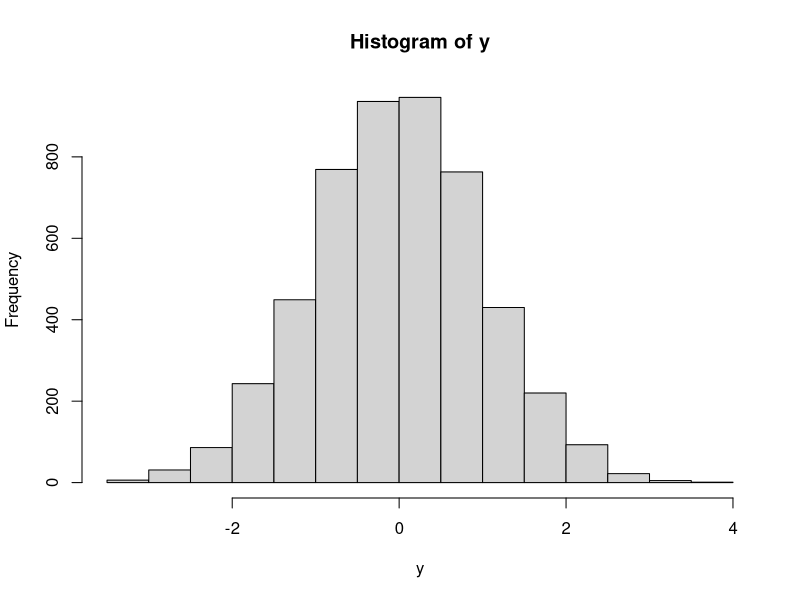

Write R code to recreate this figure. (Note: this script raises an error after producing the figure.)
###############################################################################
##                  R LECTURE 3: Graphs, Functions and Loops    		         ##
##            	    Quantitative Analysis - 2023 Spring  3/13   		  	  	 ##
###############################################################################
#
#
###############################################################################
##                                Author		    		                         ##
##            	            ??????翰 Spencer Wang   		     	    	           ##
###############################################################################


####################################################################
# Section 1:  Graphs                                               #
####################################################################

#-----------
# Histogram
#-----------
rm(list=ls(all=T))
y <- rnorm(5000, mean=0, sd=1)
range(y)
hist(y)

windows(width=10,height=10) #open a new windows and plot on it
hist(y)

hist(y, breaks=10) # adjusting the density of the histogram
hist(y, breaks=100)
hist(y, breaks=1000)

hist(y, breaks=100, xlim = c(-5,5))   # Setting the X axes' limits
hist(y, breaks=100, xlim = c(-5,5), ylim=c(-100,250))  # Setting the y axes' limits

# Naming the plot and the x,y axes.
hist(y, breaks=100, xlim = c(-4,4), main = paste("Histogram of Standard Normal, T=5000"),
     xlab = "Value", ylab = "Empirical frequency")
# The function hist() is very flexible, for more details (like how to adjust the font type and size), type help(hist).

#-----
# plot
#-----

## Single variable plot
x = rnorm(5000, mean=0, sd=1)
plot(x, ylim = c(-5,5))
x = rnorm(5000, mean=0, sd=2)
plot(x, ylim = c(-5,5))


x = rnorm(50, mean=0, sd=1)
plot(x, type = "p")  # "p" for points (default)
plot(x, type = "l")  # "l" for lines
plot(x, type = "b")  # "b" for borh lines and points

plot(x, type = "l", col="red")
plot(x, type = "l", col="blue")

## two-variable (x,y coordinate) plot
x = rnorm(5000, mean=0, sd=1)
y = rnorm(5000, mean=0, sd=1)
plot(x,y)

y1 = 3*x + rnorm(5000, mean=0, sd=1)
plot(x,y1) # the linear trend is clear

y2 = 3*x + rnorm(5000, mean=0, sd=10)
plot(x,y2) # the linear trend is less clear


#------
# lines
#------

## line() function is for "adding lines" on original plots. Note that it can't exist on its own.

# example 1: plotting two different lines
x = rnorm(50, mean=0, sd=2)
y = rnorm(50, mean=0, sd=1)
plot(x, type = "l", col="red")
lines(y, col="blue")

plot(x, type = "l", col="red",lwd=2) # adjusting line width (lwd)
lines(y, col="blue",lwd=2, lty=2)    # adjusting line type (lty)

# example 2: adding Gaussian kernel density estimate
x = rnorm(5000, mean=0, sd=1)
plot(density(x)) # plot the "Gaussian kernel density estimate" of x

hist(x, breaks=100, xlim = c(-5,5),freq=F)  # check help(hist) for the meaning of "freq=F"
lines(density(x),col="red",lwd=2)

# example 3: Comparing the empirical density (Gaussian kernel density estimate) with the true density.
L = seq(-10, 10, length=1000)
x1 = rnorm(500, mean=0, sd=1)
x2 = rnorm(500, mean=0, sd=1.5)
x3 = rnorm(500, mean=0, sd=2)

plot(density(x1), type = "l" ,lwd=2) # These are the empirical density of x1, x2, x3 (solid lines)
lines(density(x2), col="red",lwd=2)
lines(density(x3), col="blue",lwd=2)
lines(L, dnorm(L,0,1), lty=2,lwd=2)       # These are the true density of N(0,1), N(0,1.5), N(0,2) (dotted lines)
lines(L, dnorm(L,0,1.5), col="red", lty=2,lwd=2)
lines(L, dnorm(L,0,2), col="blue", lty=2,lwd=2)

# Let's increase the sample size from 500 to 50,000
x1 = rnorm(50000, mean=0, sd=1)
x2 = rnorm(50000, mean=0, sd=1.5)
x3 = rnorm(50000, mean=0, sd=2)

plot(density(x1), type = "l" ,lwd=2) # These are the empirical density of x1, x2, x3 (solid lines)
lines(density(x2), col="red",lwd=2)
lines(density(x3), col="blue",lwd=2)
lines(L, dnorm(L,0,1), lty=2,lwd=2)       # These are the true density of N(0,1), N(0,1.5), N(0,2) (dotted lines)
lines(L, dnorm(L,0,1.5), col="red", lty=2,lwd=2)
lines(L, dnorm(L,0,2), col="blue", lty=2,lwd=2)
#As the sample sieze grows from 500 to 50,000, the empirical distribution gets closer to its ture density function.


#----------------------------
# multiple plots in one graph
#----------------------------
# "par(mfrow=c(,))" function allows you to combine multiple plots in one graph

par(mfrow=c(2,3)) # 6 plots combined as a graph with row=2, col=3

x = rnorm(1000, mean=0, sd=1)
y1 = 3*x + rnorm(1000, mean=0, sd=1)
plot(x,y1, ylim = c(20,-20))
y2 = 3*x + rnorm(1000, mean=0, sd=2)
plot(x,y2, ylim = c(20,-20))
y3 = 3*x + rnorm(1000, mean=0, sd=3)
plot(x,y3, ylim = c(20,-20))
y4 = 3*x + rnorm(1000, mean=0, sd=4)
plot(x,y4, ylim = c(20,-20))
y5 = 3*x + rnorm(1000, mean=0, sd=5)
plot(x,y5, ylim = c(20,-20))
y6 = 3*x + rnorm(1000, mean=0, sd=6)
plot(x,y6, ylim = c(20,-20))


#--------
# Legend
#--------
rm(list=ls(all=T))
x1 = rnorm(100, mean=0, sd=1)
x2 = rnorm(100, mean=0, sd=2)
x3 = rnorm(100, mean=0, sd=3)
x4 = rnorm(100, mean=0, sd=4)
x5 = rnorm(100, mean=0, sd=5)
plot(x1, type = "l", col=1,lwd=2, lty=1, ylim=c(13,-13))
lines(x2, col=2,lwd=2, lty=2)
lines(x3, col=3,lwd=2, lty=3)
lines(x4, col=4,lwd=2, lty=4)
lines(x5, col=5,lwd=2, lty=5)
# Now we have finished the plot, but the problem is we don't know which line represents which data.
# Hence we use the legend function below.
legend("topright",legend = c("x1","x2","x3","x4","x5"),col = c(1,2,3,4,5),lty=c(1,2,3,4,5), lwd = 2, cex=0.5)


#---------------------
# saving and exporting
#---------------------
## Saving the graph as an independent file such as pdf, png,...

# Code logic:
# pdf(.)/png(.)/jepg(.)/hist(.)/plot(.)/contour(.)
# {~~your plot~~}
# dev.off()

# example 1: png file
png("C:\\Users\\Spencer\\Desktop\\1.png")
y = rnorm(5000, mean=0, sd=1)
hist(y)
dev.off()

# example 2: pdf file
pdf("C:\\Users\\Spencer\\Desktop\\1.pdf")
y = rnorm(5000, mean=0, sd=1)
hist(y)
dev.off()


####################################################################
# Section 2: Functions and Loops                                   #
####################################################################

#---------
# if-else
#---------

## if() function:        if("condition A"){"what happens when A is satisfied?"}
#                        else if("condition B"){"what happens when B is satisfied?"}
#                        else if("condition C"){"what happens when C is satisfied?"}
#                        .....
#                        else{"what happens when conditions A,B,C,.... are all NOT satisfied?"}
# Note that condisions A,B,C,.. should be mutually exclusive.

## Example
x = rnorm(1)
{if (x == 0){print('zero')}
  else if (x > 0){print('positive')}
  else {print('negative')}
}
x

## ifelse(A,B,C) function:    There are three arguements in ifelse()
#                             the first arguement A is the "condition", second argument B is
#                             the "value" when condition A is satisfied. The third argument C is
#                             the "value" when condition A is NOT satisfied.

## Example
x <- 1:10
ifelse((x<5|x>8) , x^2 , 888)


#-------------------------
# Creating Basic Functions
#-------------------------

## single variable function
F1 = function(a){a^2+3}
F1(3)

## function plot
plot(F1,xlim = c(-10,10))

## multi-variable function
F2 = function(a,b,c){
  a^2+b-3*c
}
F2(1,2,3)

## function with default
F3 = function(a,b=100){
  2*a+b
}
F3(1)    # since the default for b=100
F3(1,2)  # note that although b is 100 by default, if a new number is specified, then the new number is used.

## function with if-else
F4 = function(a, b, i){
  if(i==TRUE){a+b}
  else{0}
}
F4(3,5,TRUE)
F4(3,5,FALSE)

## Creating functions that generate data
generate = function(T,sigma)
{
  epsilon = rnorm(T,0,sigma)
  x1 = runif(T,0,100)
  x2 = runif(T,0,100)
  x3 = runif(T,0,100)
  y = 1 + x1 + 2*x2 + 4*x3 + epsilon
  result = data.frame(y,x1,x2,x3)
  return(result)
}

generate(10,3) # which contains data sets y, x1, x2, x3
# and note that "T" is the data length and "sigma" is the variance of epsilon

#----------
# for Loops
#----------

## example 1: single loop - filling out a vector from 1~10
Vec = NULL             # We set it as "NULL" to let the computer know that the variable Vec "exist" but doesn't equal anything.
for (i in 1:10) {
  Vec = c(Vec, i)        # Computer will read from right to left for this equation. Hence for i=1,
}                        # we have c(NULL,1) = Vec, and for i=2, we have c(1,2) = Vec, and so on.
Vec

# Or using another way, we have:
Vec = rep(0, 10)
for (i in 1:10) {
  Vec[i] = i
}
Vec


## example 2: double loops - filling out a matrix from 1~100
Mat = matrix(0,nrow=10,ncol=10)
for (i in 1:10){             # observe very closely how this code is written,
  mat = NULL                 # especially the part where "mat = NULL" is written under
  for (j in 1:10){           # "i Loop" but above "j Loop". Instead of writing it at the
    mat = c(mat,10*(i-1)+ j) # very begining.
  }
  Mat[i,] = mat
}
Mat                          # This concept of writting loop is criticle in the future!

# Or using another way, we have:
Mat = matrix(0,nrow=10,ncol=10)
for (i in 1:10){
  for (j in 1:10){
    Mat[i,j] = (10*i-10)+j
  }
}
Mat


#-------------
# while  Loops
#-------------
# while() function is of the form while(condition) {expression}, where the "expression" part
# will keep runing until the "condition" part is dissatisfied.

## example 1: We draw random samples from N(0,100), and we are curious about how large should the
#           size of the sample be for the sample mean to be <0.001
rm(list=ls(all=T))
N=1
M=1

while (abs(M)>0.001) {
  N=N+1
  x=rnorm(N,0,100)
  M = mean(x)
}
N   # Here we can see that the sample size "T" that makes mean(x)<0.001
